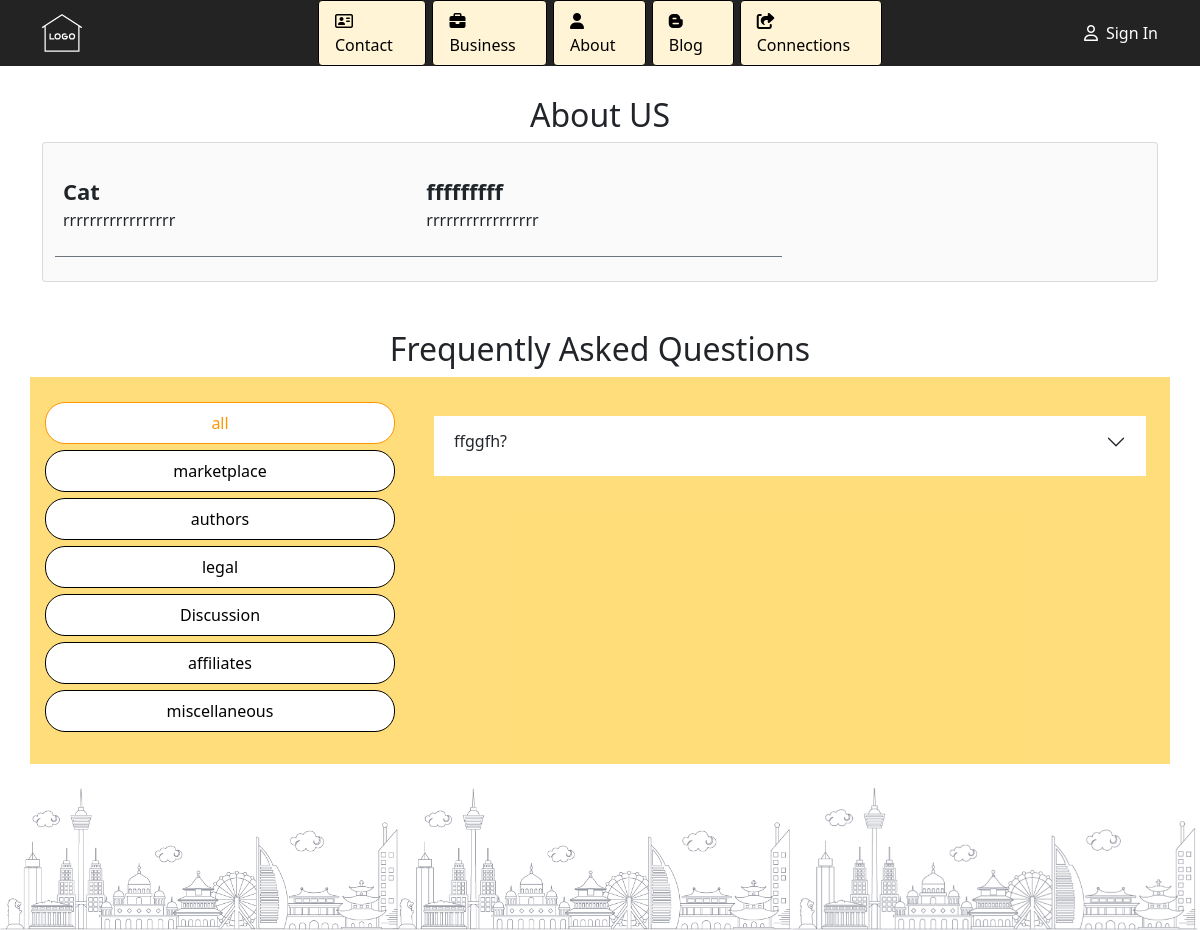
Page /about.php on the committed database.
### tables this page shows
CREATE TABLE `adout` (
  `id` int(50) NOT NULL,
  `adminuser_id` int(50) NOT NULL,
  `title_name` varchar(255) NOT NULL,
  `adout_name` varchar(255) NOT NULL
);

CREATE TABLE `faq` (
  `id` int(50) NOT NULL,
  `adminuser_id` int(50) NOT NULL,
  `faq_catagery` varchar(255) NOT NULL,
  `faq_qusan` varchar(255) NOT NULL,
  `faq_anser` varchar(255) NOT NULL
);

### about.php (the view, shortened to what this page needs)
<?php
include("config.php");
$admin_user=$_SESSION['login_user'];
$row_adm=mysqli_fetch_assoc(mysqli_query($db, "select * from useradmin where profile_id='$admin_user'"));
?>
<!DOCTYPE html>
<html lang="en">
<head>
  <link href="https://cdn.jsdelivr.net/npm/bootstrap@5.0.2/dist/css/bootstrap.min.css" rel="stylesheet">
  <link rel="stylesheet" href="https://cdnjs.cloudflare.com/ajax/libs/font-awesome/6.2.0/css/all.min.css" />
  <link rel="stylesheet" href="https://cdnjs.cloudflare.com/ajax/libs/OwlCarousel2/2.3.4/assets/owl.carousel.min.css" />
</head>
<body class="">
<section id="profile-head"  class="position-fixed w-100" style="z-index: 100;
<?php
if(isset($row_adm['thames_color']))
{
?>
background-color:<?php echo $row_adm['thames_color']?>!important;
<?php
}
else
{
?>
background-color:#232323!important;
<?php } ?>
">
<div class="container">
<div class="row">
<div class="col-8 col-md-3 col-lg-3 m-auto">
  <div class="d-flex pt-2 pb-2">
    <?php
    if(isset($_SESSION['login_user']))
    { ?>
      <div class="img-pro me-4" style="width: 27%;"><a href="index.php"><img src="admin/images/logo/<?php echo $row_adm['image'] ?>" alt="" width="100%"></a></div>
   <?php }
    else{
    ?>
    <div class="img-pro me-4">
        <a href="index.php"></a>
    </div>
    <?php
    }
    ?>
</div>
</div>
<div class="col-md-6 col-lg-6 p-0 m-auto d-none d-md-block d-lg-block">
<ul class="d-flex m-auto list-unstyled" id="head-menu">
  <li class="nav-item">
    <a class="nav-link active" href="index.php"><i class="fa-regular fa-address-card m-auto"></i> Contact</a>
  </li>
  <li class="nav-item">
    <a class="nav-link" href="business.php"><i class="fa-solid fa-briefcase m-auto"></i> Business</a>
  </li>
  <li class="nav-item">
    <a class="nav-link" href="about.php"><i class="fa-solid fa-user m-auto"></i> About</a>
  </li>
  <li class="nav-item">
    <a class="nav-link" href="blog.php"><i class="fa-brands fa-blogger-b m-auto"></i> Blog</a>
  </li>
  <li class="nav-item">
    <a class="nav-link" href="connections.php"><i class="fa-solid fa-share-from-square m-auto"></i> Connections</a>
  </li>
</ul>
</div>
<div class="col-4 col-md-3 col-lg-3 m-auto">
<div class="d-flex pt-2 pb-2" style="float: right;">
    <?php
    if(isset($_SESSION['login_user']))
    { ?>
<style>
.dropdown {
  width: 180px;
  display: inline-block;
  margin-right: 10px;
  position: relative;
}
.dropdown ul {
  list-style-type: none;
  display: block;
  margin: 0;
  padding: 0;
  position: absolute;
  width: 100%;
  box-shadow: 0 6px 5px -5px rgba(0,0,0,0.3);
  overflow: hidden;
  margin-top: 39px;
  border-radius: 7px;
}
.dropdown a{
  display: block;
  padding: 0 0 0 10px;
  text-decoration: none;
  line-height: 40px;
  font-size: 13px;
  text-transform: uppercase;
  font-weight: bold;
  color: #000;
  background-color: #FFF;
  color: #000;
  background-color: #ffba20;
}
.dropdown li {
  height: 0;
  overflow: hidden;
  transition: all 500ms;
}
.dropdown li:first-child a::before {
  content: "";
  display: block;
  position: absolute;
  width: 0;
  height: 0;
  border-left: 10px solid transparent;
  border-right: 10px solid transparent;
  border-bottom: 10px solid #ffc890;
  margin: -9px 0 0 137px;
}
.dropdown.hover:hover li, .dropdown.toggle > input:checked ~ ul li {
  height: 40px;
}
.dropdown.hover:hover li:first-child, .dropdown.toggle > input:checked ~ ul li:first-child {
  padding-top: 9px;
}
        </style>
      <div class="dropdown hover">
      <a href="#" style="background-color: #0000;" class="text-white float-end"><i class="fa-regular fa-user"></i> <?php echo $row_adm['username'] ?></a>
      <ul>
        <li><a href="admin/dashboard.php"><i class="fa-regular fa-user"></i> Account</a></li>
        <li><a href="logout.php"><i class="fa-solid fa-arrow-right-from-bracket"></i> Sign Out</a></li>
      </ul>
    </div>
   <?php }
    else{
    ?>
    <div class="me-2"><span class="text-white"><i class="fa-regular fa-user"></i></span></div>
    <a href="login.php"><div class=""><span class="text-white">Sign In</span></div></a>
    <?php
    }
    ?>
</div>
</div>
</div>
</div>
</section>
<main class="container">
<section class="pt-5">
    <div class="pt-5 pb-4">
        <div class="text-center"><h2>About US</h2></div>
        <div style="background-color: #fafafa;" class="p-4 card">
            <div class="row">
                <?php
            $sql =  "SELECT * FROM adout ";
            $res = mysqli_query($db, $sql);
            while ($row= mysqli_fetch_assoc($res)) {
          ?>
                <div class="col-md-4 col-lg-4 p-2 border-bottom border-secondary border-line">
                    <div>
                        <div>
                            <span class="heading"><?php echo $row['title_name'] ?></span>
                        </div>
                        <div>
                            <p><?php echo $row['adout_name'] ?></p>
                        </div>
                    </div>
                </div>
                <?php
          }
          ?>
            </div>
        </div>
    </div>
</section>
<section>
    <div class="pt-4 pb-4" id="faq-div">
        <div><h2 class="text-center">Frequently Asked Questions</h2></div>
        <div class="row" style="background-color: #ffbf0085; padding-top: 19px; padding-bottom: 32px;">
            <div class="col-lg-4">
                <ul class="nav nav-pills d-flex faq-menu justify-content-center">
                    <li class="nav-item">
                        <a class="nav-link active" data-bs-toggle="pill" href="#all">all</a>
                    </li>
                    <li class="nav-item">
                        <a class="nav-link" data-bs-toggle="pill" href="#marketplace">marketplace</a>
                    </li>
                    <li class="nav-item">
                        <a class="nav-link" data-bs-toggle="pill" href="#authors">authors</a>
                    </li>
                    <li class="nav-item">
                        <a class="nav-link" data-bs-toggle="pill" href="#legal">legal</a>
                    </li>
                    <li class="nav-item">
                        <a class="nav-link" data-bs-toggle="pill" href="#item-discussion">Discussion</a>
                    </li>
                    <li class="nav-item">
                        <a class="nav-link" data-bs-toggle="pill" href="#affiliates">affiliates</a>
                    </li>
                    <li class="nav-item">
                        <a class="nav-link" data-bs-toggle="pill" href="#miscellaneous">miscellaneous</a>
                    </li>
                </ul>
            </div>
            <div class="col-lg-8 p-0">
                <div class="tab-content tab-faq-mr">
                    <div class="tab-pane container active" id="all">
<?php
$no="1";
$sqla =  "SELECT * FROM faq";
$resa = mysqli_query($db, $sqla);
while ($rowa= mysqli_fetch_assoc($resa)) {
?>
                        <div class="accordion accordion-flush" id="accordionFlushExample">
                            <div class="accordion-item pb-2">
                                <h2 class="accordion-header" id="flush-heading<?php echo $no; ?>">
                                    <button
                                        class="accordion-button collapsed"
                                        type="button"
                                        data-bs-toggle="collapse"
                                        data-bs-target="#flush-collapse<?php echo $no; ?>"
                                        aria-expanded="false"
                                        aria-controls="flush-collapse<?php echo $no; ?>"
                                    >
                                        <?php echo $rowa['faq_qusan'] ?>
                                    </button>
                                </h2>
                            </div>
                        </div>
<?php
$no++;
}
?>
                    </div>
                </div>
            </div>
        </div>
    </div>
</section>
</main>
<footer>
<div class="d-none d-sm-none d-md-block d-lg-block">
    <div><img src="images/footer/footer.png" alt="" width="100%" style="opacity: 0.5;"></div>
</div>
</footer>

### about.php (style rules this page uses)
a { text-decoration: none; }
#head-menu li { margin: auto; }
#head-menu .nav-link { color: #000; border: 1px solid black; background-color: #fff4d5; margin: 0px 3px 0px 3px; border-radius: 4px; }
.heading { font-weight: 600; font-size: 22px; }
#faq-div li.nav-item { margin: auto; width: 100% !important; margin-top: 6px; text-align: center; }
#faq-div .nav-link { color: #000 !important; background-color: #ffffff !important; margin: 0px 3px 0px 3px !important; border: 1px solid #000000; border-radius: 20px; }
#faq-div .nav-link.active { color: #fe9603 !important; background-color: #ffffff !important; margin: 0px 3px 0px 3px !important; border: 1px solid #fe9603; border-radius: 20px; }
#faq-div .tab-faq-mr { margin-top: 20px; }
.position-fixed { position: fixed!important; }

### rows in the picture
adout: title_name "Cat", adout_name "rrrrrrrrrrrrrrrrr"
adout: title_name "fffffffff", adout_name "rrrrrrrrrrrrrrrrr"
faq: faq_qusan "ffggfh?"
